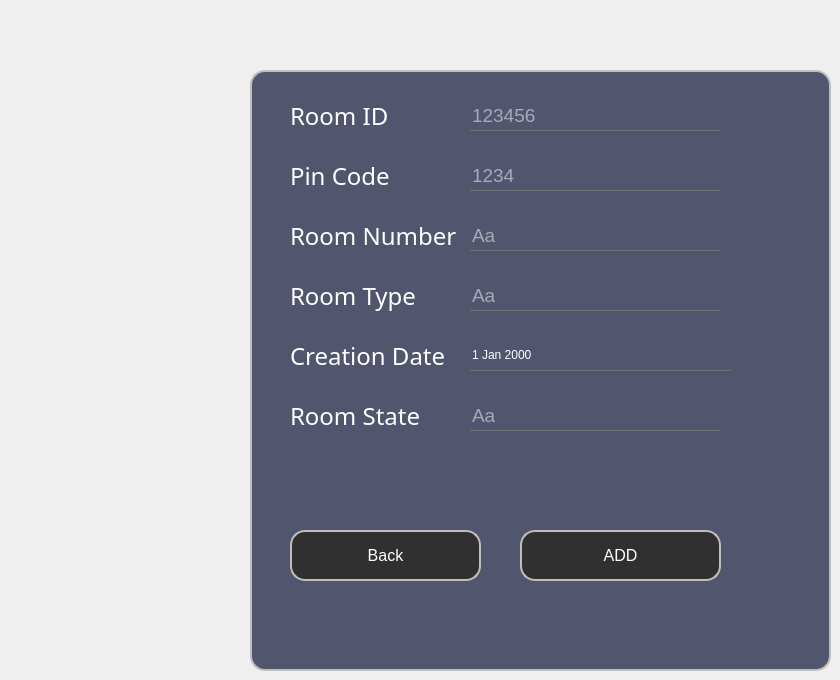
    <widget class="QWidget" name="widget">
     <attribute name="title">
      <string>tab 11 addRoom</string>
     </attribute>
     <widget class="QFrame" name="add_room">
      <property name="geometry">
       <rect>
        <x>250</x>
        <y>70</y>
        <width>581</width>
        <height>601</height>
       </rect>
      </property>
      <property name="styleSheet">
       <string notr="true">QFrame
{
	background:#51556e;
border: 2px solid #bfbeba;
    border-radius:15px;
}</string>
      </property>
      <property name="frameShape">
       <enum>QFrame::StyledPanel</enum>
      </property>
      <property name="frameShadow">
       <enum>QFrame::Raised</enum>
      </property>
      <widget class="QPushButton" name="ADD_19">
       <property name="geometry">
        <rect>
         <x>270</x>
         <y>460</y>
         <width>201</width>
         <height>51</height>
        </rect>
       </property>
       <property name="font">
        <font>
         <pointsize>12</pointsize>
        </font>
       </property>
       <property name="styleSheet">
        <string notr="true">*{
color:white;
border-radius: 15px;
background:#303030;
border: 2px solid #bfbeba;
}

*:hover
{
	color:#303030;
	border-radius:15px;
	background:white;
border: 2px solid #bfbeba;
}</string>
       </property>
       <property name="text">
        <string>ADD</string>
       </property>
       <property name="icon">
        <iconset>
         <normaloff>../Downloads/plus.png</normaloff>../Downloads/plus.png</iconset>
       </property>
       <property name="iconSize">
        <size>
         <width>20</width>
         <height>20</height>
        </size>
       </property>
      </widget>
      <widget class="QLineEdit" name="LRI">
       <property name="geometry">
        <rect>
         <x>220</x>
         <y>30</y>
         <width>251</width>
         <height>31</height>
        </rect>
       </property>
       <property name="font">
        <font>
         <pointsize>14</pointsize>
        </font>
       </property>
       <property name="acceptDrops">
        <bool>true</bool>
       </property>
       <property name="styleSheet">
        <string notr="true">*{
background:transparent;
border:none;
color:white;
border-bottom:1px solid #717072;
}</string>
       </property>
       <property name="inputMask">
        <string/>
       </property>
       <property name="text">
        <string/>
       </property>
       <property name="maxLength">
        <number>32767</number>
       </property>
       <property name="echoMode">
        <enum>QLineEdit::Normal</enum>
       </property>
       <property name="placeholderText">
        <string>123456</string>
       </property>
      </widget>
      <widget class="QLabel" name="RID">
       <property name="geometry">
        <rect>
         <x>40</x>
         <y>20</y>
         <width>121</width>
         <height>51</height>
        </rect>
       </property>
       <property name="styleSheet">
        <string notr="true">*{
    font-family:century gothic;
    font-size:24px;
	color:white;
	border:none;
}

</string>
       </property>
       <property name="text">
        <string>Room ID</string>
       </property>
      </widget>
      <widget class="QLabel" name="pc">
       <property name="geometry">
        <rect>
         <x>40</x>
         <y>80</y>
         <width>111</width>
         <height>51</height>
        </rect>
       </property>
       <property name="styleSheet">
        <string notr="true">*{
    font-family:century gothic;
    font-size:24px;
	color:white;
	border:none;
}

</string>
       </property>
       <property name="text">
        <string>Pin Code</string>
       </property>
      </widget>
      <widget class="QLineEdit" name="LCP">
       <property name="geometry">
        <rect>
         <x>220</x>
         <y>90</y>
         <width>251</width>
         <height>31</height>
        </rect>
       </property>
       <property name="font">
        <font>
         <pointsize>14</pointsize>
        </font>
       </property>
       <property name="acceptDrops">
        <bool>true</bool>
       </property>
       <property name="styleSheet">
        <string notr="true">*{
background:transparent;
border:none;
color:white;
border-bottom:1px solid #717072;
}</string>
       </property>
       <property name="inputMask">
        <string/>
       </property>
       <property name="text">
        <string/>
       </property>
       <property name="maxLength">
        <number>32767</number>
       </property>
       <property name="echoMode">
        <enum>QLineEdit::Normal</enum>
       </property>
       <property name="placeholderText">
        <string>1234</string>
       </property>
      </widget>
      <widget class="QLabel" name="RN">
       <property name="geometry">
        <rect>
         <x>40</x>
         <y>140</y>
         <width>181</width>
         <height>51</height>
        </rect>
       </property>
       <property name="styleSheet">
        <string notr="true">*{
    font-family:century gothic;
    font-size:24px;
	color:white;
	border:none;
}

</string>
       </property>
       <property name="text">
        <string>Room Number</string>
       </property>
      </widget>
      <widget class="QLineEdit" name="LRN">
       <property name="geometry">
        <rect>
         <x>220</x>
         <y>150</y>
         <width>251</width>
         <height>31</height>
        </rect>
       </property>
       <property name="font">
        <font>
         <pointsize>14</pointsize>
        </font>
       </property>
       <property name="acceptDrops">
        <bool>true</bool>
       </property>
       <property name="styleSheet">
        <string notr="true">*{
background:transparent;
border:none;
color:white;
border-bottom:1px solid #717072;
}</string>
       </property>
       <property name="inputMask">
        <string/>
       </property>
       <property name="text">
        <string/>
       </property>
       <property name="maxLength">
        <number>32767</number>
       </property>
       <property name="echoMode">
        <enum>QLineEdit::Normal</enum>
       </property>
       <property name="placeholderText">
        <string>Aa</string>
       </property>
      </widget>
      <widget class="QLabel" name="RT">
       <property name="geometry">
        <rect>
         <x>40</x>
         <y>200</y>
         <width>151</width>
         <height>51</height>
        </rect>
       </property>
       <property name="styleSheet">
        <string notr="true">*{
    font-family:century gothic;
    font-size:24px;
	color:white;
	border:none;
}

</string>
       </property>
       <property name="text">
        <string>Room Type</string>
       </property>
      </widget>
      <widget class="QLineEdit" name="LRT">
       <property name="geometry">
        <rect>
         <x>220</x>
         <y>210</y>
         <width>251</width>
         <height>31</height>
        </rect>
       </property>
       <property name="font">
        <font>
         <pointsize>14</pointsize>
        </font>
       </property>
       <property name="acceptDrops">
        <bool>true</bool>
       </property>
       <property name="styleSheet">
        <string notr="true">*{
background:transparent;
border:none;
color:white;
border-bottom:1px solid #717072;
}</string>
       </property>
       <property name="inputMask">
        <string/>
       </property>
       <property name="text">
        <string/>
       </property>
       <property name="maxLength">
        <number>32767</number>
       </property>
       <property name="echoMode">
        <enum>QLineEdit::Normal</enum>
       </property>
       <property name="placeholderText">
        <string>Aa</string>
       </property>
      </widget>
      <widget class="QLabel" name="CD">
       <property name="geometry">
        <rect>
         <x>40</x>
         <y>260</y>
         <width>201</width>
         <height>51</height>
        </rect>
       </property>
       <property name="styleSheet">
        <string notr="true">*{
    font-family:century gothic;
    font-size:24px;
	color:white;
	border:none;
}

</string>
       </property>
       <property name="text">
        <string>Creation Date</string>
       </property>
      </widget>
      <widget class="QLabel" name="RS">
       <property name="geometry">
        <rect>
         <x>40</x>
         <y>320</y>
         <width>151</width>
         <height>51</height>
        </rect>
       </property>
       <property name="styleSheet">
        <string notr="true">*{
    font-family:century gothic;
    font-size:24px;
	color:white;
	border:none;
}

</string>
       </property>
       <property name="text">
        <string>Room State</string>
       </property>
      </widget>
      <widget class="QLineEdit" name="LRS">
       <property name="geometry">
        <rect>
         <x>220</x>
         <y>330</y>
         <width>251</width>
         <height>31</height>
        </rect>
       </property>
       <property name="font">
        <font>
         <pointsize>14</pointsize>
        </font>
       </property>
       <property name="acceptDrops">
        <bool>true</bool>
       </property>
       <property name="styleSheet">
        <string notr="true">*{
background:transparent;
border:none;
color:white;
border-bottom:1px solid #717072;
}</string>
       </property>
       <property name="inputMask">
        <string/>
       </property>
       <property name="text">
        <string/>
       </property>
       <property name="maxLength">
        <number>32767</number>
       </property>
       <property name="echoMode">
        <enum>QLineEdit::Normal</enum>
       </property>
       <property name="placeholderText">
        <string>Aa</string>
       </property>
      </widget>
      <widget class="QDateEdit" name="dateEdit">
       <property name="geometry">
        <rect>
         <x>220</x>
         <y>270</y>
         <width>261</width>
         <height>31</height>
        </rect>
       </property>
       <property name="styleSheet">
        <string notr="true">*{
background:transparent;
border:none;
color:white;
border-bottom:1px solid #717072;
}</string>
       </property>
      </widget>
      <widget class="QPushButton" name="pushButton_4">
       <property name="geometry">
        <rect>
         <x>40</x>
         <y>460</y>
         <width>191</width>
         <height>51</height>
        </rect>
       </property>
       <property name="font">
        <font>
         <pointsize>12</pointsize>
        </font>
       </property>
       <property name="styleSheet">
        <string notr="true">*{
color:white;
border-radius: 15px;
background:#303030;
border: 2px solid #bfbeba;
}

*:hover
{
	color:#303030;
	border-radius:15px;
	background:white;
border: 2px solid #bfbeba;
}</string>
       </property>
       <property name="text">
        <string>Back</string>
       </property>
       <property name="icon">
        <iconset>
         <normaloff>../Downloads/x-mark.png</normaloff>../Downloads/x-mark.png</iconset>
       </property>
      </widget>
      <zorder>ADD_19</zorder>
      <zorder>RID</zorder>
      <zorder>pc</zorder>
      <zorder>LRI</zorder>
      <zorder>LCP</zorder>
      <zorder>RN</zorder>
      <zorder>LRN</zorder>
      <zorder>RT</zorder>
      <zorder>LRT</zorder>
      <zorder>CD</zorder>
      <zorder>RS</zorder>
      <zorder>LRS</zorder>
      <zorder>dateEdit</zorder>
      <zorder>pushButton_4</zorder>
     </widget>
    </widget>
